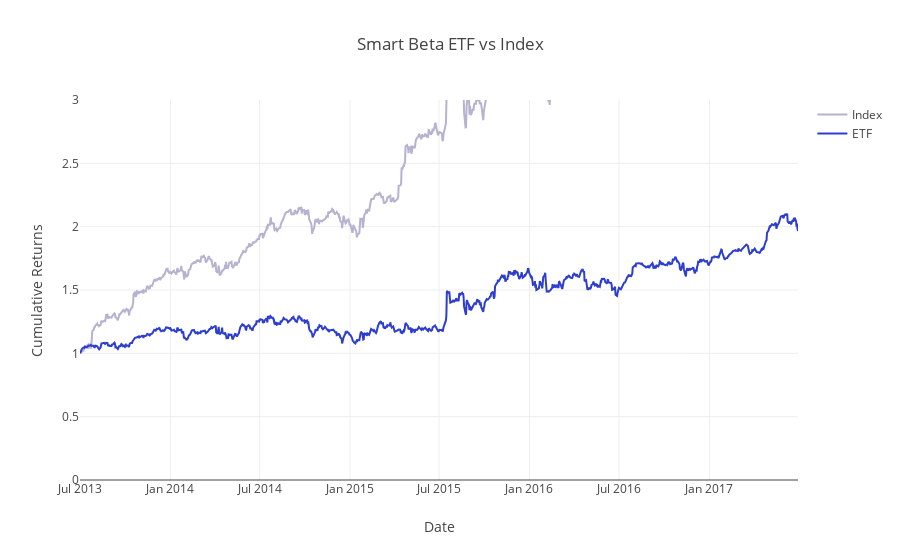

Notebook source saved alongside this figure:
### Markdown cell above
### View Data
Let's generate the ETF and index cumulative returns using `calculate_cumulative_returns` and compare the two.

### Code cell
index_weighted_cumulative_returns = calculate_cumulative_returns(index_weighted_returns)
etf_weighted_cumulative_returns = calculate_cumulative_returns(etf_weighted_returns)
project_helper.plot_benchmark_returns(index_weighted_cumulative_returns, etf_weighted_cumulative_returns, 'Smart Beta ETF vs Index')

### Figure 1 — Plotly figure (JSON) as saved in the notebook; plotly's stock layout.template omitted (floating-point values rounded to 4 significant figures; data arrays with more than 128 entries replaced by an {"elided": "..."} marker saying what was removed)
{"data": [{"line": {"color": "#B6B2CF"}, "name": "Index", "type": "scatter", "uid": "04e1ffed-c8db-4c71-8707-68e2b6e05ed5", "x": {"elided": "1009 str values"}, "y": {"elided": "1009 float values"}}, {"line": {"color": "#2D3ECF"}, "name": "ETF", "type": "scatter", "uid": "2840c628-21c1-4588-8329-8c44ac74c281", "x": {"elided": "1009 str values"}, "y": {"elided": "1009 float values"}}], "layout": {"title": {"text": "Smart Beta ETF vs Index"}, "xaxis": {"title": {"text": "Date"}}, "yaxis": {"range": [0, 3], "title": {"text": "Cumulative Returns"}}}}
